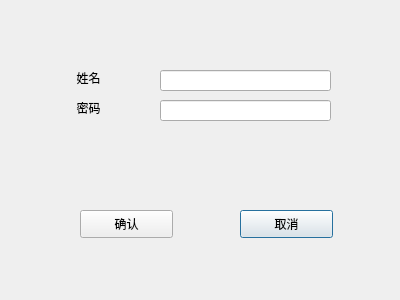
<?xml version="1.0" encoding="UTF-8"?>
<ui version="4.0">
 <class>add_Dialog</class>
 <widget class="QDialog" name="add_Dialog">
  <property name="geometry">
   <rect>
    <x>0</x>
    <y>0</y>
    <width>400</width>
    <height>300</height>
   </rect>
  </property>
  <property name="windowTitle">
   <string>Dialog</string>
  </property>
  <widget class="QPushButton" name="quitBtn">
   <property name="geometry">
    <rect>
     <x>240</x>
     <y>210</y>
     <width>93</width>
     <height>28</height>
    </rect>
   </property>
   <property name="text">
    <string>取消</string>
   </property>
  </widget>
  <widget class="QLabel" name="label_2">
   <property name="geometry">
    <rect>
     <x>70</x>
     <y>100</y>
     <width>72</width>
     <height>15</height>
    </rect>
   </property>
   <property name="text">
    <string>  密码</string>
   </property>
  </widget>
  <widget class="QLineEdit" name="name_edit">
   <property name="geometry">
    <rect>
     <x>160</x>
     <y>70</y>
     <width>171</width>
     <height>21</height>
    </rect>
   </property>
  </widget>
  <widget class="QPushButton" name="sureBtn">
   <property name="geometry">
    <rect>
     <x>80</x>
     <y>210</y>
     <width>93</width>
     <height>28</height>
    </rect>
   </property>
   <property name="text">
    <string>确认</string>
   </property>
  </widget>
  <widget class="QLineEdit" name="password_edit">
   <property name="geometry">
    <rect>
     <x>160</x>
     <y>100</y>
     <width>171</width>
     <height>21</height>
    </rect>
   </property>
  </widget>
  <widget class="QLabel" name="label">
   <property name="geometry">
    <rect>
     <x>70</x>
     <y>70</y>
     <width>72</width>
     <height>15</height>
    </rect>
   </property>
   <property name="text">
    <string>  姓名</string>
   </property>
  </widget>
  <widget class="QLabel" name="debug">
   <property name="geometry">
    <rect>
     <x>110</x>
     <y>170</y>
     <width>72</width>
     <height>15</height>
    </rect>
   </property>
   <property name="text">
    <string/>
   </property>
  </widget>
 </widget>
 <tabstops>
  <tabstop>name_edit</tabstop>
  <tabstop>password_edit</tabstop>
  <tabstop>sureBtn</tabstop>
  <tabstop>quitBtn</tabstop>
 </tabstops>
 <resources/>
 <connections/>
</ui>
